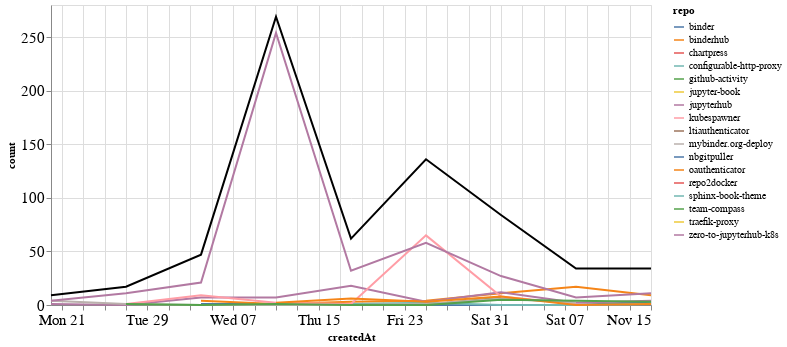

The code cell stored with this chart in its notebook:
### Markdown cell above
## Comments

### Code cell
comments_time = comments.groupby('repo').resample('W', on='createdAt').count()['author'].reset_index()
comments_time = comments_time.rename(columns={'author': 'count'})
comments_time_total = comments_time.groupby('createdAt').agg({"count": "sum"}).reset_index()
ch1 = alt.Chart(comments_time, width=600).mark_line().encode(
    x='createdAt',
    y='count',
    color='repo',
    tooltip="repo"
)

ch2 = alt.Chart(comments_time_total, width=600).mark_line(color="black").encode(
    x='createdAt',
    y='count',
)

ch1 + ch2

### Figure 1 — Vega-Lite specification as saved in the notebook (floating-point values rounded to 4 significant figures)
{"config": {"axisLeft": {"labelFontSize": 15}, "axisBottom": {"labelFontSize": 15}}, "layer": [{"data": {"name": "data-ccbfb11a1f1b61a85bded82e60a2fe8f"}, "mark": "line", "encoding": {"color": {"type": "nominal", "field": "repo"}, "tooltip": {"type": "nominal", "field": "repo"}, "x": {"type": "temporal", "field": "createdAt"}, "y": {"type": "quantitative", "field": "count"}}, "width": 600}, {"data": {"name": "data-62b2941ac3b789ad33b6ddbc28d48232"}, "mark": {"type": "line", "color": "black"}, "encoding": {"x": {"type": "temporal", "field": "createdAt"}, "y": {"type": "quantitative", "field": "count"}}, "width": 600}], "$schema": "https://vega.github.io/schema/vega-lite/v4.8.1.json", "datasets": {"data-ccbfb11a1f1b61a85bded82e60a2fe8f": [{"repo": "binder", "createdAt": "2020-10-04T00:00:00", "count": 1}, {"repo": "binder", "createdAt": "2020-10-11T00:00:00", "count": 1}, {"repo": "binder", "createdAt": "2020-10-18T00:00:00", "count": 1}, {"repo": "binder", "createdAt": "2020-10-25T00:00:00", "count": 0}, {"repo": "binder", "createdAt": "2020-11-01T00:00:00", "count": 0}, {"repo": "binder", "createdAt": "2020-11-08T00:00:00", "count": 0}, {"repo": "binder", "createdAt": "2020-11-15T00:00:00", "count": 3}, {"repo": "binderhub", "createdAt": "2020-10-04T00:00:00", "count": 4}, {"repo": "binderhub", "createdAt": "2020-10-11T00:00:00", "count": 1}, {"repo": "binderhub", "createdAt": "2020-10-18T00:00:00", "count": 3}, {"repo": "binderhub", "createdAt": "2020-10-25T00:00:00", "count": 4}, {"repo": "binderhub", "createdAt": "2020-11-01T00:00:00", "count": 11}, {"repo": "binderhub", "createdAt": "2020-11-08T00:00:00", "count": 17}, {"repo": "binderhub", "createdAt": "2020-11-15T00:00:00", "count": 9}, {"repo": "chartpress", "createdAt": "2020-11-08T00:00:00", "count": 1}, {"repo": "configurable-http-proxy", "createdAt": "2020-10-18T00:00:00", "count": 1}, {"repo": "configurable-http-proxy", "createdAt": "2020-10-25T00:00:00", "count": 2}, {"repo": "configurable-http-proxy", "createdAt": "2020-11-01T00:00:00", "count": 0}, {"repo": "configurable-http-proxy", "createdAt": "2020-11-08T00:00:00", "count": 0}, {"repo": "configurable-http-proxy", "createdAt": "2020-11-15T00:00:00", "count": 1}, {"repo": "github-activity", "createdAt": "2020-10-11T00:00:00", "count": 1}, {"repo": "github-activity", "createdAt": "2020-10-18T00:00:00", "count": 0}, {"repo": "github-activity", "createdAt": "2020-10-25T00:00:00", "count": 0}, {"repo": "github-activity", "createdAt": "2020-11-01T00:00:00", "count": 7}, {"repo": "jupyter-book", "createdAt": "2020-10-04T00:00:00", "count": 2}, {"repo": "jupyterhub", "createdAt": "2020-09-20T00:00:00", "count": 1}, {"repo": "jupyterhub", "createdAt": "2020-09-27T00:00:00", "count": 0}, {"repo": "jupyterhub", "createdAt": "2020-10-04T00:00:00", "count": 7}, {"repo": "jupyterhub", "createdAt": "2020-10-11T00:00:00", "count": 7}, {"repo": "jupyterhub", "createdAt": "2020-10-18T00:00:00", "count": 18}, {"repo": "jupyterhub", "createdAt": "2020-10-25T00:00:00", "count": 3}, {"repo": "jupyterhub", "createdAt": "2020-11-01T00:00:00", "count": 12}, {"repo": "jupyterhub", "createdAt": "2020-11-08T00:00:00", "count": 2}, {"repo": "jupyterhub", "createdAt": "2020-11-15T00:00:00", "count": 4}, {"repo": "kubespawner", "createdAt": "2020-09-27T00:00:00", "count": 1}, {"repo": "kubespawner", "createdAt": "2020-10-04T00:00:00", "count": 9}, {"repo": "kubespawner", "createdAt": "2020-10-11T00:00:00", "count": 2}, {"repo": "kubespawner", "createdAt": "2020-10-18T00:00:00", "count": 1}, {"repo": "kubespawner", "createdAt": "2020-10-25T00:00:00", "count": 65}, {"repo": "kubespawner", "createdAt": "2020-11-01T00:00:00", "count": 8}, {"repo": "kubespawner", "createdAt": "2020-11-08T00:00:00", "count": 1}, {"repo": "ltiauthenticator", "createdAt": "2020-11-15T00:00:00", "count": 1}, {"repo": "mybinder.org-deploy", "createdAt": "2020-09-20T00:00:00", "count": 4}, {"repo": "mybinder.org-deploy", "createdAt": "2020-09-27T00:00:00", "count": 1}, {"repo": "mybinder.org-deploy", "createdAt": "2020-10-04T00:00:00", "count": 0}, {"repo": "mybinder.org-deploy", "createdAt": "2020-10-11T00:00:00", "count": 0}, {"repo": "mybinder.org-deploy", "createdAt": "2020-10-18T00:00:00", "count": 0}, {"repo": "mybinder.org-deploy", "createdAt": "2020-10-25T00:00:00", "count": 1}, {"repo": "mybinder.org-deploy", "createdAt": "2020-11-01T00:00:00", "count": 6}, {"repo": "mybinder.org-deploy", "createdAt": "2020-11-08T00:00:00", "count": 2}, {"repo": "nbgitpuller", "createdAt": "2020-10-04T00:00:00", "count": 3}, {"repo": "oauthenticator", "createdAt": "2020-10-11T00:00:00", "count": 2}, {"repo": "oauthenticator", "createdAt": "2020-10-18T00:00:00", "count": 6}, {"repo": "oauthenticator", "createdAt": "2020-10-25T00:00:00", "count": 3}, {"repo": "oauthenticator", "createdAt": "2020-11-01T00:00:00", "count": 8}, {"repo": "oauthenticator", "createdAt": "2020-11-08T00:00:00", "count": 0}, {"repo": "oauthenticator", "createdAt": "2020-11-15T00:00:00", "count": 1}, {"repo": "repo2docker", "createdAt": "2020-09-27T00:00:00", "count": 1}, {"repo": "sphinx-book-theme", "createdAt": "2020-09-27T00:00:00", "count": 2}, {"repo": "team-compass", "createdAt": "2020-09-27T00:00:00", "count": 1}, {"repo": "team-compass", "createdAt": "2020-10-04T00:00:00", "count": 0}, {"repo": "team-compass", "createdAt": "2020-10-11T00:00:00", "count": 1}, {"repo": "team-compass", "createdAt": "2020-10-18T00:00:00", "count": 0}, {"repo": "team-compass", "createdAt": "2020-10-25T00:00:00", "count": 0}, {"repo": "team-compass", "createdAt": "2020-11-01T00:00:00", "count": 5}, {"repo": "team-compass", "createdAt": "2020-11-08T00:00:00", "count": 4}, {"repo": "team-compass", "createdAt": "2020-11-15T00:00:00", "count": 3}, {"repo": "traefik-proxy", "createdAt": "2020-11-15T00:00:00", "count": 1}, {"repo": "zero-to-jupyterhub-k8s", "createdAt": "2020-09-20T00:00:00", "count": 4}, {"repo": "zero-to-jupyterhub-k8s", "createdAt": "2020-09-27T00:00:00", "count": 11}, {"repo": "zero-to-jupyterhub-k8s", "createdAt": "2020-10-04T00:00:00", "count": 21}, {"repo": "zero-to-jupyterhub-k8s", "createdAt": "2020-10-11T00:00:00", "count": 254}, {"repo": "zero-to-jupyterhub-k8s", "createdAt": "2020-10-18T00:00:00", "count": 32}, {"repo": "zero-to-jupyterhub-k8s", "createdAt": "2020-10-25T00:00:00", "count": 58}, {"repo": "zero-to-jupyterhub-k8s", "createdAt": "2020-11-01T00:00:00", "count": 27}, {"repo": "zero-to-jupyterhub-k8s", "createdAt": "2020-11-08T00:00:00", "count": 7}, {"repo": "zero-to-jupyterhub-k8s", "createdAt": "2020-11-15T00:00:00", "count": 11}], "data-62b2941ac3b789ad33b6ddbc28d48232": [{"createdAt": "2020-09-20T00:00:00", "count": 9}, {"createdAt": "2020-09-27T00:00:00", "count": 17}, {"createdAt": "2020-10-04T00:00:00", "count": 47}, {"createdAt": "2020-10-11T00:00:00", "count": 269}, {"createdAt": "2020-10-18T00:00:00", "count": 62}, {"createdAt": "2020-10-25T00:00:00", "count": 136}, {"createdAt": "2020-11-01T00:00:00", "count": 84}, {"createdAt": "2020-11-08T00:00:00", "count": 34}, {"createdAt": "2020-11-15T00:00:00", "count": 34}]}}
